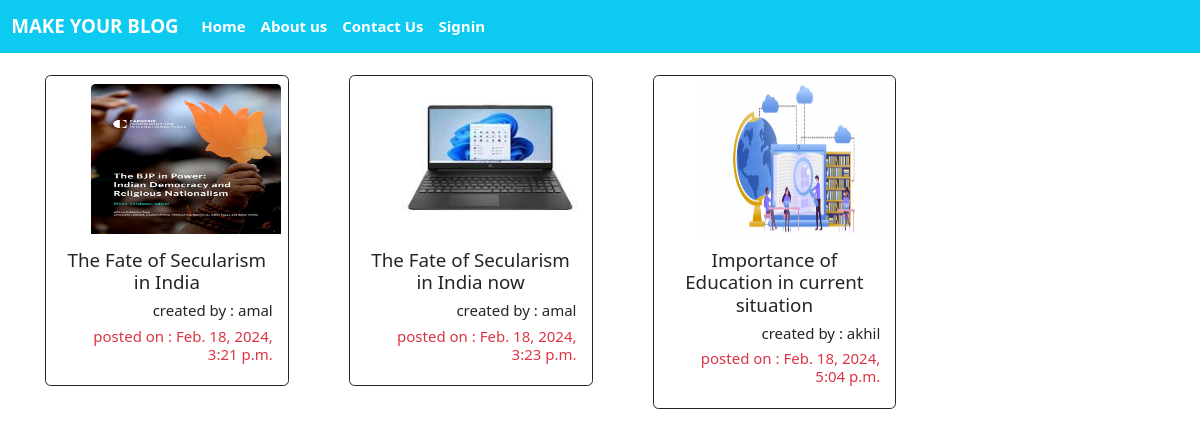
The page / on the database its author committed.
### blog_app/models.py (models this page shows)
class Blog(models.Model):
    author = models.ForeignKey(User, on_delete=models.CASCADE)
    title = models.CharField(max_length=200)
    body1 = models.TextField()
    body2 = models.TextField(blank=True)
    body3 = models.TextField(blank=True)
    subtitle1 = models.CharField(max_length=200, blank=True)
    subtitle2 = models.CharField(max_length=200, blank=True)
    cover_image = models.ImageField()
    created_on = models.DateTimeField(auto_now_add=True)

### blog_app/views.py (the view)
# urls.py: path('', views.home, name='home'),
def home(request):
    blog = Blog.objects.all()
    return render(request, "home.html", {'blog': blog})

### templates/home.html (shortened to what this page needs)
{% extends 'base.html' %}
{% load static %}
{% block content %}
<!DOCTYPE html>
<html lang="en">
<head>
</head>
<body>
<div class="row row-cols-1 row-cols-md-4 g-3" >
  {% for b in blog %}
    <div class="col">
    <div class="card h-90 border border-dark ms-5 mt-4">
      <img src="{{b.cover_image.url}}" align="middle" class="card-img-top ms-5 mt-2" alt="..." style="height:150px;width:190px">
      <div class="card-body">
        <a style="text-decoration:none" href="{% url 'view_blog' b.id %}"><h5  class="card-title text-center text-dark">{{b.title}}</h5></a>
        <h6 class="card-title text-dark text-end fs-6">created by : {{b.author}}</h6>
        <h6 class="card-title text-danger text-end">posted on  : {{b.created_on}}</h6>
      </div>
    </div>
  </div>
{% endfor %}
</div>
</body>
</html>
{% endblock %}

### templates/base.html (shortened to what this page needs)
{% load static %}
<!DOCTYPE html>
<html lang="en">
<head>
    <link href="https://cdn.jsdelivr.net/npm/bootstrap@5.3.2/dist/css/bootstrap.min.css" rel="stylesheet">
    <link rel="stylesheet" href="{% static 'css/bootstrap.css' %}" >
</head>
<body>
<!DOCTYPE HTML>
<html lang="en">
<head>
<link href="{% static 'css1/bootstrap.css' %}" rel="stylesheet" type="text/css"/>
<link href="fonts/fontawesome/css/all.min.css" type="text/css" rel="stylesheet">
<link href="{% static 'css1/ui.css' %}" rel="stylesheet" type="text/css"/>
<link href="{% static 'css1/responsive.css' %}" rel="stylesheet" media="only screen and (max-width: 1200px)" />
<nav class="navbar navbar-expand-lg bg-info">
    <div class="container-fluid">
      <a class="navbar-brand text-white fw-bold" href="/">MAKE YOUR BLOG </a>
      <div class="collapse navbar-collapse" id="navbarSupportedContent">
        <ul class="navbar-nav me-auto mb-2 mb-lg-0">
          <li class="nav-item">
            <a class="nav-link active text-white fw-bold" aria-current="page" href="/">Home</a>
          </li>
          <li class="nav-item">
            <a class="nav-link text-white fw-bold" href="#">About us</a>
          </li>
          <li class="nav-item">
            <a class="nav-link text-white fw-bold" href="#">Contact Us </a>
          </li>
          {% if user.is_authenticated %}
          <li class="nav-item">
            <a class="nav-link text-white fw-bold" href="{% url 'create_blog' %}">Post a blog </a>
          </li>
            {{user.username}}
            <li class="nav-item">
            <a class="nav-link text-white fw-bold" href="{% url 'my_blogs' %}">My blogs </a>
          </li>
            <li class="nav-item">
            <a class="nav-link text-white fw-bold" href="{% url 'signout' %}">sign out </a>
          </li>
            {% else %}
            <li class="nav-item">
            <a class="nav-link text-white fw-bold" href="{% url 'signin' %}">Signin </a>
          </li>
            {% endif %}
<br>
        </ul>
      </div>
    </div>
  </nav>
{% block content%}
{% endblock %}

### static/css/ui.css (style rules this page uses)
html { font-family: "Inter", sans-serif; font-size: 15px; }

### rows shown on the page
Blog: cover_image (picture), title "The Fate of Secularism in India", author "amal", created_on "Feb. 18, 2024, 3:21 p.m."
Blog: cover_image (picture), title "The Fate of Secularism in India now", author "amal", created_on "Feb. 18, 2024, 3:23 p.m."
Blog: cover_image (picture), title "Importance of Education in current situation", author "akhil", created_on "Feb. 18, 2024, 5:04 p.m."
